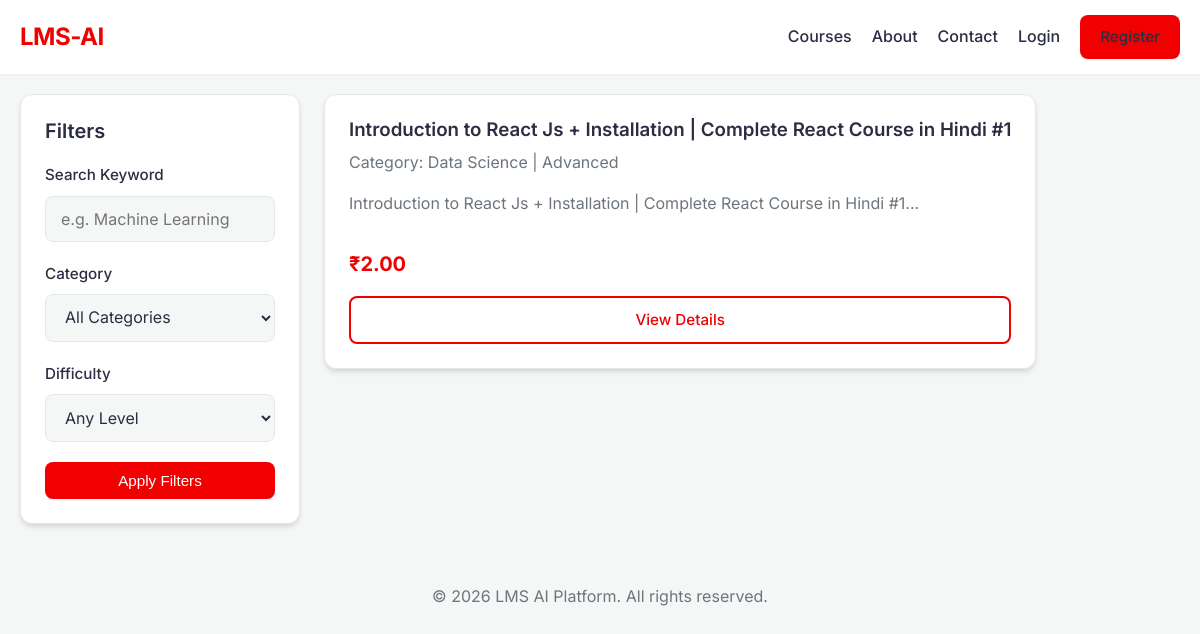
/courses.php, run on the app's committed database.
### tables this page shows
CREATE TABLE `courses` (
  `id` int(11) NOT NULL,
  `title` varchar(255) NOT NULL,
  `slug` varchar(255) NOT NULL,
  `description` text DEFAULT NULL,
  `price` decimal(10,2) DEFAULT 0.00,
  `difficulty` enum('Beginner','Intermediate','Advanced') DEFAULT 'Beginner',
  `image` varchar(255) DEFAULT 'default-course.jpg',
  `category_id` int(11) DEFAULT NULL,
  `instructor_id` int(11) DEFAULT NULL,
  `status` enum('Draft','Published') DEFAULT 'Draft',
  `created_at` timestamp NOT NULL DEFAULT current_timestamp(),
  `updated_at` timestamp NOT NULL DEFAULT current_timestamp() ON UPDATE current_timestamp()
);

CREATE TABLE `categories` (
  `id` int(11) NOT NULL,
  `name` varchar(100) NOT NULL,
  `slug` varchar(100) NOT NULL,
  `created_at` timestamp NOT NULL DEFAULT current_timestamp()
);

### includes/functions.php (called while the page is built, shortened)
<?php
function h($string)
{
    return htmlspecialchars($string ?? '', ENT_QUOTES, 'UTF-8');
}
function get_courses($pdo, $search = '', $category = '', $difficulty = '')
{
    $sql = "SELECT c.*, cat.name as category_name, u.name as instructor_name,
            (SELECT COUNT(*) FROM enrollments WHERE course_id = c.id) as enrollment_count
            FROM courses c
            LEFT JOIN categories cat ON c.category_id = cat.id
            LEFT JOIN users u ON c.instructor_id = u.id
            WHERE c.status = 'Published'";
    $params = [];
    $stmt = $pdo->prepare($sql);
    $stmt->execute($params);
    return $stmt->fetchAll();
}

### courses.php (the view, shortened to what this page needs)
<?php
require_once __DIR__ . '/config/app.php';
require_once __DIR__ . '/includes/header.php';
$search = $_GET['search'] ?? '';
$category = $_GET['category'] ?? '';
$difficulty = $_GET['difficulty'] ?? '';
$courses = get_courses($pdo, $search, $category, $difficulty);
?>
<div class="courses-page">
    <aside class="filters card sidebar-sticky">
        <form method="GET" action="courses.php">
            <div style="display: flex; justify-content: space-between; align-items: center; margin-bottom: 20px;">
                <h3 style="margin: 0; font-size: 1.25rem;">Filters</h3>
            </div>
            <div class="form-group">
                <label>Search Keyword</label>
                <input type="text" name="search" placeholder="e.g. Machine Learning" value="<?= h($search) ?>">
            </div>
            <div class="form-group">
                <label>Category</label>
                <select name="category">
                    <option value="">All Categories</option>
                </select>
            </div>
            <div class="form-group">
                <label>Difficulty</label>
                <select name="difficulty">
                    <option value="">Any Level</option>
                </select>
            </div>
            <button type="submit" class="btn btn-primary btn-block mt-2">Apply Filters</button>
        </form>
    </aside>
    <div class="course-list grid">
        <?php if (empty($courses)): ?>
            <p>No courses found.</p>
        <?php else: ?>
            <?php foreach ($courses as $course): ?>
                <div class="card course-card">
                    <h3><?= h($course['title']) ?></h3>
                    <p>Category: <?= h($course['category_name']) ?> | <?= h($course['difficulty']) ?></p>
                    <p><?= h(substr($course['description'], 0, 100)) ?>...</p>
                    <p class="price"><?= $course['price'] > 0 ? '₹' . $course['price'] : 'Free' ?></p>
                    <a href="course-details.php?slug=<?= h($course['slug']) ?>" class="btn btn-outline">View Details</a>
                </div>
            <?php endforeach; ?>
        <?php endif; ?>
    </div>
</div>
<?php require_once __DIR__ . '/includes/footer.php'; ?>

### css/style.css (style rules this page uses)
:root { --primary-color: #4361ee; --primary-hover: #3a56d4; --secondary-color: #ffffff; --bg-color: #f4f7f6; --text-main: #2b2d42; --text-muted: #6c757d; --border-color: #e2e8f0; --success: #10b981; --danger: #ef4444; --warning: #f59e0b; --shadow-sm: 0 1px 2px 0 rgba(0, 0, 0, 0.05); --shadow-md: 0 4px 6px -1px rgba(0, 0, 0, 0.1), 0 2px 4px -1px rgba(0, 0, 0, 0.06); --shadow-lg: 0 10px 15px -3px rgba(0, 0, 0, 0.1), 0 4px 6px -2px rgba(0, 0, 0, 0.05); --radius: 8px; --radius-lg: 12px; --transition: all 0.3s ease; }
* { box-sizing: border-box; margin: 0; padding: 0; }
body { font-family: 'Inter', sans-serif; background-color: var(--bg-color); color: var(--text-main); line-height: 1.6; font-size: 16px; transition: var(--transition); }
a { text-decoration: none; color: var(--primary-color); transition: var(--transition); }
h1, h2, h3, h4, h5, h6 { font-weight: 600; line-height: 1.2; margin-bottom: 0.5rem; color: var(--text-main); }
p { margin-bottom: 1rem; color: var(--text-muted); }
.mt-2 { margin-top: 20px; }
.btn { padding: 10px 20px; border: none; border-radius: var(--radius); cursor: pointer; display: inline-block; font-weight: 500; text-align: center; transition: var(--transition); font-size: 0.95rem; }
.btn-primary { background: var(--primary-color); color: #fff; box-shadow: var(--shadow-sm); }
.btn-outline { border: 2px solid var(--primary-color); color: var(--primary-color); background: transparent; }
.btn-block { display: block; width: 100%; }
.card { background: var(--secondary-color); padding: 24px; border-radius: var(--radius-lg); box-shadow: var(--shadow-md); margin-bottom: 20px; border: 1px solid var(--border-color); transition: var(--transition); }
.grid { display: grid; grid-template-columns: repeat(auto-fit, minmax(300px, 1fr)); gap: 24px; }
.course-card { display: flex; flex-direction: column; }
.course-card .price { font-size: 1.25rem; font-weight: 700; color: var(--primary-color); margin-top: auto; padding-top: 15px; }
.form-group { margin-bottom: 20px; }
.form-group label { display: block; margin-bottom: 8px; font-weight: 500; font-size: 0.95rem; color: var(--text-main); }
.form-group input, .form-group select, .form-group textarea { width: 100%; padding: 12px 15px; border: 1px solid var(--border-color); border-radius: var(--radius); background: var(--bg-color); color: var(--text-main); font-size: 1rem; font-family: 'Inter', sans-serif; transition: var(--transition); }
.courses-page { display: flex; gap: 24px; align-items: flex-start; }
.filters { width: 280px; flex-shrink: 0; }
.sidebar-sticky { position: sticky; top: 80px; }

### data on the page
courses: title "Introduction to React Js + Installation | Complete React Course in Hindi #1", category.name "Data Science", difficulty "Advanced", description "Introduction to React Js + Installation | Complete React Course in Hindi #1", price "2.00"
